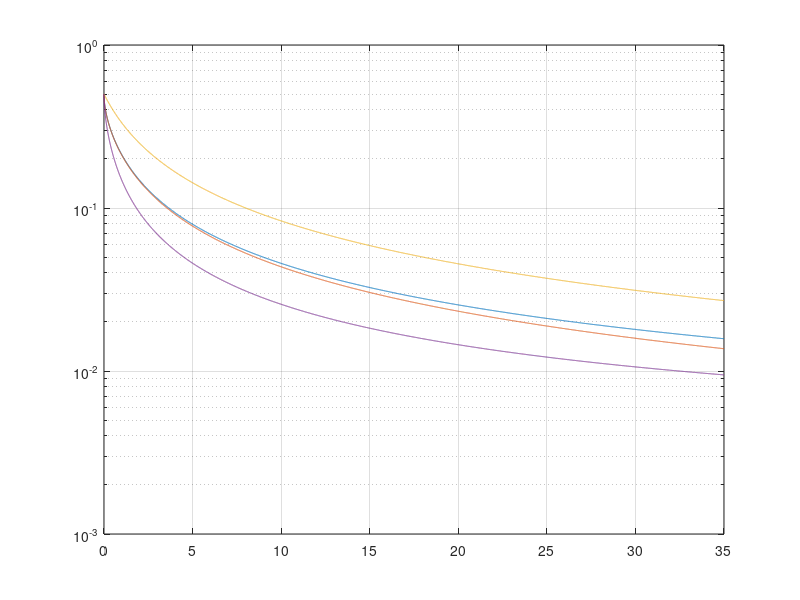

Source code (MATLAB):
clear all;
clc;
sig=0.01; %Sigma square
count=1;
for i=0:0.0035:35
    e_b=i/1;
    %p_b_coh(count)=1/2*(1-sqrt(e_b/(e_b+2)));
    
    pb_e1(count)=(1/2)*(1-(sqrt((e_b*(e_b*sig+2-2*sig))/((e_b+2)*(e_b*sig+2)))));
    pb_e2(count)=(1/2)*(1-sqrt((e_b)/(2+e_b)));
    pb_e3(count)=1/(2+e_b);
    pb_e4(count)=(1/2)*(1-sqrt(((1-sig)*e_b)/(1+e_b)));
    
    
    x(count)=e_b;
    count=count+1;
end

semilogy(x,pb_e1);
hold on;
grid on;
semilogy(x,pb_e2);
semilogy(x,pb_e3);
semilogy(x,pb_e4);
hold off;



% semilogy(db(x),pb_e1);
% xlabel('Eb/No (dB)')
% ylabel('Bit Error Rate')
% hold on;
% grid on;
% semilogy(db(x),pb_e2);
% semilogy(db(x),pb_e3);
% semilogy(db(x),pb_e4);
% hold off;
